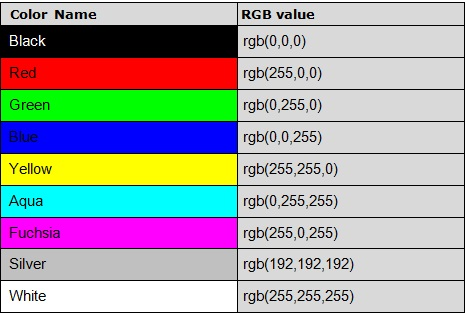
//> input picture Mark/Color Detection/rgbtest.jpg, 465 x 313 px, given in place of the camera
$ ./badandboujie   (built with g++ and OpenCV 4)
//> lines starting //> are read from the running program, lines starting //| are printed output that depends on the picture; after the words box and inside, x2 and y2 are one past the last pixel; in counts of white or black regions, pixels touching at a corner belong together
### Mark/colorplusgrid/badandboujie/Roomba.h
#pragma once
#include <string>
#include <opencv/cv.hpp>
#include <opencv2\highgui\highgui.hpp>
using namespace cv;
using namespace std;
class Roomba
{
public:
	Roomba();
	~Roomba();

	int getXPos();
	void setXPos(int x);
	int gettype();
	void settype(int x);

	int getYPos();
	void setYPos(int y);


	cv::Scalar getHSVmin();
	cv::Scalar getHSVmax();

	void setHSVmin(Scalar min);
	void setHSVmax(Scalar min);

private:

	int xPos, yPos, type;

	cv::Scalar HSVmin, HSVmax;
};

### Mark/calibrationmode/badandboujie/Roomba.cpp
#include "stdafx.h"
#include "Roomba.h"


Roomba::Roomba()
{
}


Roomba::~Roomba()
{
}

int Roomba::getXPos(){


	return Roomba::xPos;

}

void Roomba::setXPos(int x) {

	Roomba::xPos = x;
}
int Roomba::getYPos() {


	return Roomba::yPos;

}

void Roomba::setYPos(int y) {

	Roomba::yPos = y;
}


Scalar Roomba::getHSVmin() {
	return Roomba::HSVmin;
}

// [4 lines left out: function getHSVmax, not called in this run]
void Roomba::setHSVmin(Scalar min) {
	Roomba::HSVmin = min;
}
void Roomba::setHSVmax(Scalar max) {
	Roomba::HSVmax = max;
}

### Mark/calibrationmode/badandboujie/badandboujie.cpp
// badandboujie.cpp : Defines the entry point for the console application.
//
//objectTrackingTutorial.cpp

//Written by  Kyle Hounslow 2013

//Permission is hereby granted, free of charge, to any person obtaining a copy of this software and associated documentation files (the "Software")
//, to deal in the Software without restriction, including without limitation the rights to use, copy, modify, merge, publish, distribute, sublicense,
//and/or sell copies of the Software, and to permit persons to whom the Software is furnished to do so, subject to the following conditions:

//The above copyright notice and this permission notice shall be included in all copies or substantial portions of the Software.

//THE SOFTWARE IS PROVIDED "AS IS", WITHOUT WARRANTY OF ANY KIND, EXPRESS OR IMPLIED, INCLUDING BUT NOT LIMITED TO THE WARRANTIES OF MERCHANTABILITY,
//FITNESS FOR A PARTICULAR PURPOSE AND NONINFRINGEMENT. IN NO EVENT SHALL THE AUTHORS OR COPYRIGHT HOLDERS BE LIABLE FOR ANY CLAIM, DAMAGES OR OTHER
//LIABILITY, WHETHER IN AN ACTION OF CONTRACT, TORT OR OTHERWISE, ARISING FROM, OUT OF OR IN CONNECTION WITH THE SOFTWARE OR THE USE OR OTHER DEALINGS
//IN THE SOFTWARE.
#include "stdafx.h"
#include <sstream>
#include <string>
#include <iostream>

#include "opencv2/core/core.hpp"
#include "Roomba.h"
#include <vector>

using namespace std;
//initial min and max HSV filter values.
//these will be changed using trackbars
int H_MIN = 0;
int H_MAX = 256;
int S_MIN = 0;
int S_MAX = 256;
int V_MIN = 0;
int V_MAX = 256;
//default capture width and height
const int FRAME_WIDTH = 640;
const int FRAME_HEIGHT = 480;
//max number of objects to be detected in frame
const int MAX_NUM_OBJECTS = 50;
//minimum and maximum object area
const int MIN_OBJECT_AREA = 40 * 40;
const int MAX_OBJECT_AREA = FRAME_HEIGHT*FRAME_WIDTH / 1.5;
//names that will appear at the top of each window
const string windowName = "Original Image";
const string windowName1 = "HSV Image";
const string windowName2 = "Thresholded Image";
const string windowName3 = "After Morphological Operations";
const string trackbarWindowName = "Trackbars";
void on_trackbar(int, void*)
{//This function gets called whenever a
 // trackbar position is changed


}
string intToString(int number) {


	std::stringstream ss;
	ss << number;
	return ss.str();
}
void createTrackbars() {
	//create window for trackbars


	namedWindow(trackbarWindowName, 0);
	//create memory to store trackbar name on window
	char TrackbarName[50];
	sprintf(TrackbarName, "H_MIN", H_MIN);
	sprintf(TrackbarName, "H_MAX", H_MAX);
	sprintf(TrackbarName, "S_MIN", S_MIN);
	sprintf(TrackbarName, "S_MAX", S_MAX);
	sprintf(TrackbarName, "V_MIN", V_MIN);
	sprintf(TrackbarName, "V_MAX", V_MAX);
	//create trackbars and insert them into window
	//3 parameters are: the address of the variable that is changing when the trackbar is moved(eg.H_LOW),
	//the max value the trackbar can move (eg. H_HIGH),
	//and the function that is called whenever the trackbar is moved(eg. on_trackbar)
	//                                  ---->    ---->     ---->
	createTrackbar("H_MIN", trackbarWindowName, &H_MIN, H_MAX, on_trackbar);
//> slider 'H_MIN' is set to 51
	createTrackbar("H_MAX", trackbarWindowName, &H_MAX, H_MAX, on_trackbar);
	createTrackbar("S_MIN", trackbarWindowName, &S_MIN, S_MAX, on_trackbar);
//> slider 'S_MIN' is set to 51
	createTrackbar("S_MAX", trackbarWindowName, &S_MAX, S_MAX, on_trackbar);
	createTrackbar("V_MIN", trackbarWindowName, &V_MIN, V_MAX, on_trackbar);
//> slider 'V_MIN' is set to 51
	createTrackbar("V_MAX", trackbarWindowName, &V_MAX, V_MAX, on_trackbar);


}
void drawObject(vector<Roomba> theRoombas, Mat &frame) {
	for (int i = 0; i < theRoombas.size(); i++) {


		cv::circle(frame, cv::Point(theRoombas.at(i).getXPos(), theRoombas.at(i).getYPos()), 10, cv::Scalar(0, 0, 255));
		cout << "Roomba # "<<i<<" x Pos   " << theRoombas.at(i).getXPos() << "  Y Pos    " << theRoombas.at(i).getYPos() << endl;
		cv::putText(frame, intToString(theRoombas.at(i).getXPos()) + " , " + intToString(theRoombas.at(i).getYPos()), cv::Point(theRoombas.at(i).getXPos(), theRoombas.at(i).getYPos() + 20), 1, 1, Scalar(0, 255, 0));
	}
}
void morphOps(Mat &thresh) {

	//create structuring element that will be used to "dilate" and "erode" image.
	//the element chosen here is a 3px by 3px rectangle

	Mat erodeElement = getStructuringElement(MORPH_RECT, Size(3, 3));
	//dilate with larger element so make sure object is nicely visible
	Mat dilateElement = getStructuringElement(MORPH_RECT, Size(8, 8));

	erode(thresh, thresh, erodeElement);
	erode(thresh, thresh, erodeElement);


	dilate(thresh, thresh, dilateElement);
	dilate(thresh, thresh, dilateElement);


}
void trackFilteredObject(Mat threshold, Mat HSV, Mat &cameraFeed) {

	//int x, y;

	//mycode
	//Roomba redone;
	vector<Roomba> redones;

	Mat temp;
	threshold.copyTo(temp);
	//these two vectors needed for output of findContours
	vector< vector<Point> > contours;
	vector<Vec4i> hierarchy;
	//find contours of filtered image using openCV findContours function
	findContours(temp, contours, hierarchy, CV_RETR_CCOMP, CV_CHAIN_APPROX_SIMPLE);
	//use moments method to find our filtered object
	double refArea = 0;
	bool objectFound = false;
	if (hierarchy.size() > 0) {
		int numObjects = hierarchy.size();
		//if number of objects greater than MAX_NUM_OBJECTS we have a noisy filter
		if (numObjects<MAX_NUM_OBJECTS) {
			for (int index = 0; index >= 0; index = hierarchy[index][0]) {

				Moments moment = moments((cv::Mat)contours[index]);
				double area = moment.m00;

				//if the area is less than 20 px by 20px then it is probably just noise
				//if the area is the same as the 3/2 of the image size, probably just a bad filter
				//we only want the object with the largest area so we safe a reference area each
				//iteration and compare it to the area in the next iteration.
				if (area>MIN_OBJECT_AREA) {
					Roomba redone;
				redone.setXPos( moment.m10 / area);
				redone.setYPos( moment.m01 / area);

				redones.push_back(redone);

					objectFound = true;

				}
				else objectFound = false;


			}
			//let user know you found an object
			if (objectFound == true) {
				//draw object location on screen
				drawObject(redones, cameraFeed);
			}

		}
		else putText(cameraFeed, "TOO MUCH NOISE! ADJUST FILTER", Point(0, 50), 1, 2, Scalar(0, 0, 255), 2);
	}
}

int main(int argc, char* argv[])
{
	//if we would like to calibrate our filter values, set to true.
	bool calibrationMode = true;

	//Matrix to store each frame of the webcam feed
	Mat cameraFeed;
	Mat threshold;
	Mat HSV;

	if (calibrationMode) {
		//create slider bars for HSV filtering
		createTrackbars();
	}
	//video capture object to acquire webcam feed
	VideoCapture capture;
	//open capture object at location zero (default location for webcam)
	capture.open(0);
	//set height and width of capture frame
	capture.set(CV_CAP_PROP_FRAME_WIDTH, FRAME_WIDTH);
	capture.set(CV_CAP_PROP_FRAME_HEIGHT, FRAME_HEIGHT);
	//start an infinite loop where webcam feed is copied to cameraFeed matrix
	//all of our operations will be performed within this loop
	while (1) {
		//store image to matrix
		capture.read(cameraFeed);
//> cameraFeed is the input picture: 313 rows x 465 cols, CV_8UC3; mean B, G, R 165.9, 166, 165.9
		//convert frame from BGR to HSV colorspace
		cvtColor(cameraFeed, HSV, COLOR_BGR2HSV);
//> HSV: 313 rows x 465 cols, CV_8UC3; mean H, S, V 39.3, 89.7, 203.8

		if (calibrationMode == true) {
			//if in calibration mode, we track objects based on the HSV slider values.
			cvtColor(cameraFeed, HSV, COLOR_BGR2HSV);
			inRange(HSV, Scalar(H_MIN, S_MIN, V_MIN), Scalar(H_MAX, S_MAX, V_MAX), threshold);
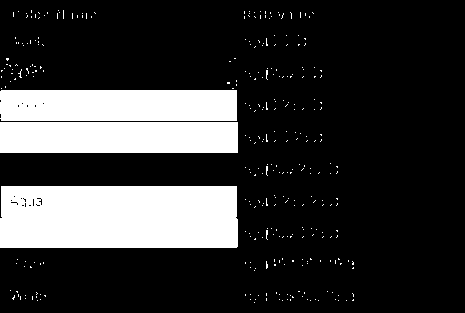
//> threshold: 313 rows x 465 cols, CV_8UC1; 20.7% white; 325 white regions (322 under 20 px), largest, box (x1, y1, x2, y2) and area: (0, 186, 238, 248) 14641, (0, 122, 238, 153) 7378, (0, 90, 237, 121) 7330
			morphOps(threshold);
//> in morphOps, `dilate(thresh, thresh, dilateElement);`:
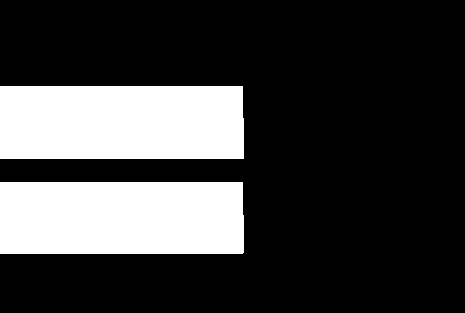
//> thresh: 313 rows x 465 cols, CV_8UC1; 24.3% white; 2 white regions
			imshow(windowName2, threshold);
			trackFilteredObject(threshold, HSV, cameraFeed);
//> in trackFilteredObject, `findContours(temp, contours, hierarchy, CV_RETR_CCOMP, CV_CHAIN_APPROX..`: contours = 2 contours; box (x1, y1, x2, y2) and area: (0, 86, 244, 159) 17464, (0, 182, 244, 254) 17220
//> in trackFilteredObject, `int numObjects = hierarchy.size();`: numObjects = 2
//> the loop in trackFilteredObject, `for (int index = 0; index >= 0; index = hierarchy[index][0])` made 2 passes
//> area on passes 1 to 2: 17220, 17464.5
//> the loop in drawObject, `for (int i = 0; i < theRoombas.size(); i++)` made 2 passes
//> pass 1, in drawObject, `cv::putText(frame, intToString(theRoombas.at(i).getXPos()) + " , " + i..`:
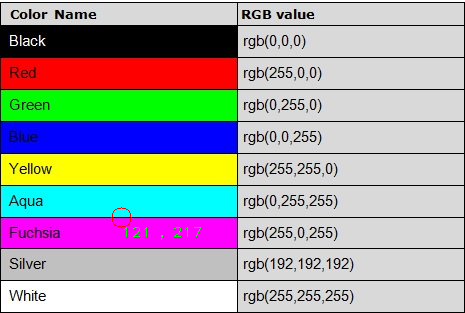
//> frame: 313 rows x 465 cols, CV_8UC3; 0.11% of pixels changed, all inside (x1, y1, x2, y2) = (111, 207, 201, 240)
//> pass 2, in drawObject, `cv::putText(frame, intToString(theRoombas.at(i).getXPos()) + " , " + i..`:
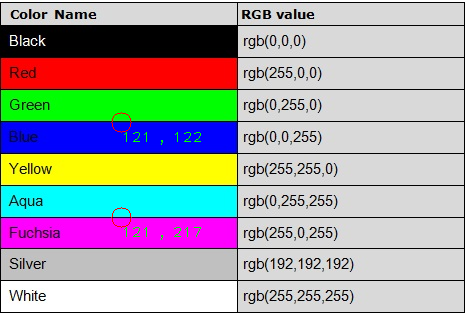
//> frame: 313 rows x 465 cols, CV_8UC3; 0.11% of pixels changed, all inside (x1, y1, x2, y2) = (111, 112, 201, 145)
		}
		else {
			//hardcode colors
			Roomba redone, greenone;
			redone.setHSVmin(Scalar(0, 179, 98));
			redone.setHSVmax(Scalar(18, 255, 252));
			greenone.setHSVmin(Scalar(44,42 , 0));
			greenone.setHSVmax(Scalar(74, 135, 119));

			cvtColor(cameraFeed, HSV, COLOR_BGR2HSV);
			inRange(HSV, redone.getHSVmin(), redone.getHSVmax(), threshold);
			morphOps(threshold);
			trackFilteredObject(threshold, HSV, cameraFeed);

			cvtColor(cameraFeed, HSV, COLOR_BGR2HSV);
			inRange(HSV, greenone.getHSVmin(), greenone.getHSVmax(), threshold);
			morphOps(threshold);
			trackFilteredObject(threshold, HSV, cameraFeed);
		}

		//show frames
		//imshow(windowName2,threshold);

		imshow(windowName, cameraFeed);
		//imshow(windowName1,HSV);


		//delay 30ms so that screen can refresh.
		//image will not appear without this waitKey() command
		waitKey(30);
	}


	return 0;
}

$ run again, on Mark/Color Detection/cRR.jpg
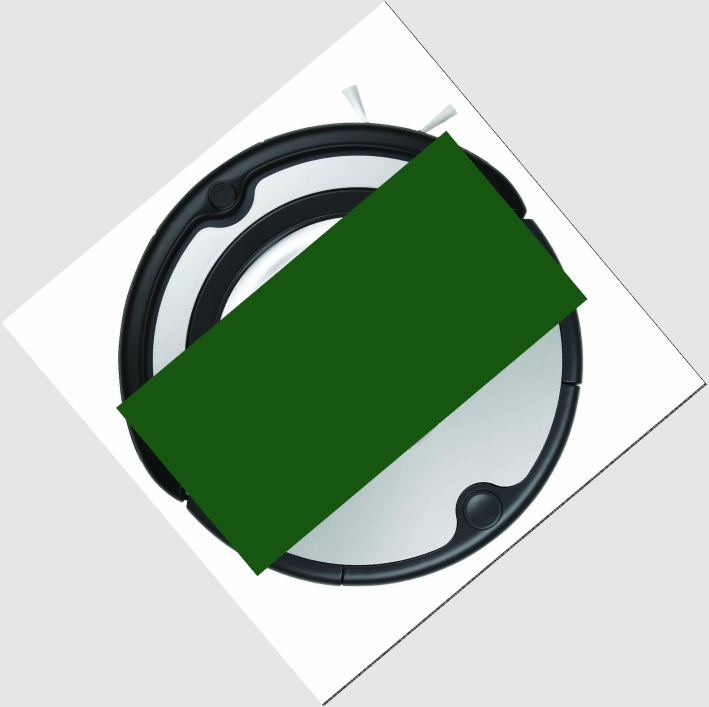
//> input picture Mark/Color Detection/cRR.jpg, 2125 x 2121 px, given in place of the camera (shown at 1/3 size)
//> cameraFeed is the input picture: 2121 rows x 2125 cols, CV_8UC3; mean B, G, R 178.2, 191.1, 177.9
//> HSV: 2121 rows x 2125 cols, CV_8UC3; mean H, S, V 25.9, 45.2, 191.5
//> `inRange(HSV, Scalar(H_MIN, S_MIN, V_MIN), Scalar(H_MAX, S_MAX, V_MAX),..`:
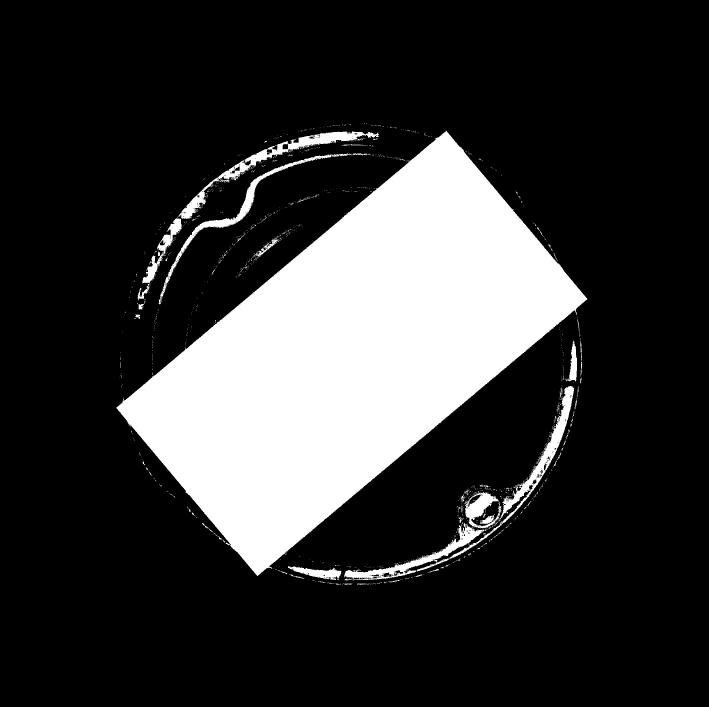
//> threshold: 2121 rows x 2125 cols, CV_8UC1 (shown at 1/3 size); 20.5% white; 1758 white regions (1680 under 20 px), largest, box (x1, y1, x2, y2) and area: (349, 392, 1763, 1728) 853086, (1032, 1158, 1723, 1741) 29655, (532, 394, 1136, 657) 14545
//> in morphOps, `dilate(thresh, thresh, dilateElement);`:
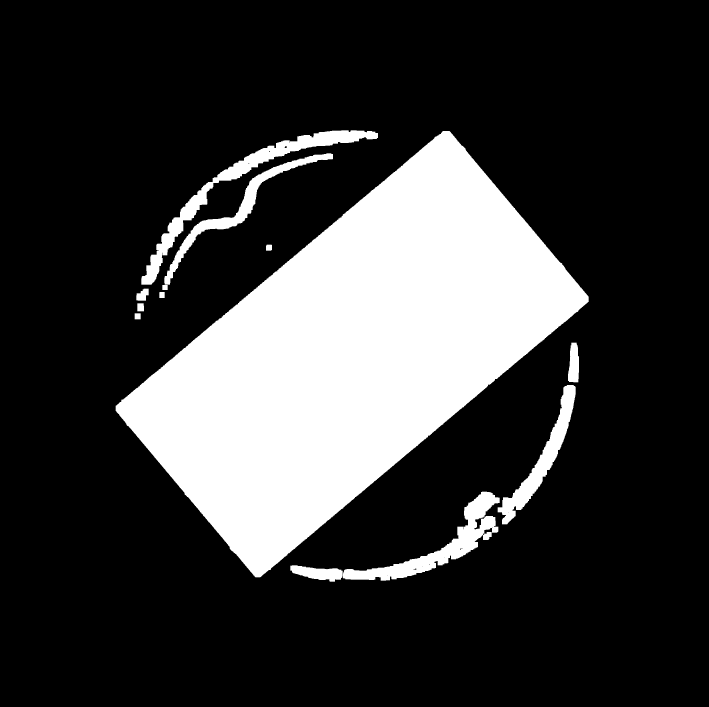
//> thresh: 2121 rows x 2125 cols, CV_8UC1 (shown at 1/3 size); 21.9% white; 13 white regions
//> contours = 25 contours, 9 with area under 20; largest, box (x1, y1, x2, y2) and area: (347, 393, 1766, 1732) 878112, (424, 391, 1134, 854) 29507, (1029, 1475, 1499, 1742) 26560, (1493, 1155, 1727, 1573) 18908, (493, 460, 999, 854) 16590
//> numObjects = 25
//> the loop in trackFilteredObject, `for (int index = 0; index >= 0; index = hierarchy[index][0])` made 13 passes
//> area on passes 1 to 8: 4582.5, 26559.5, 18908.5, 3042, 289, 430.5, 254.5, 894.5
